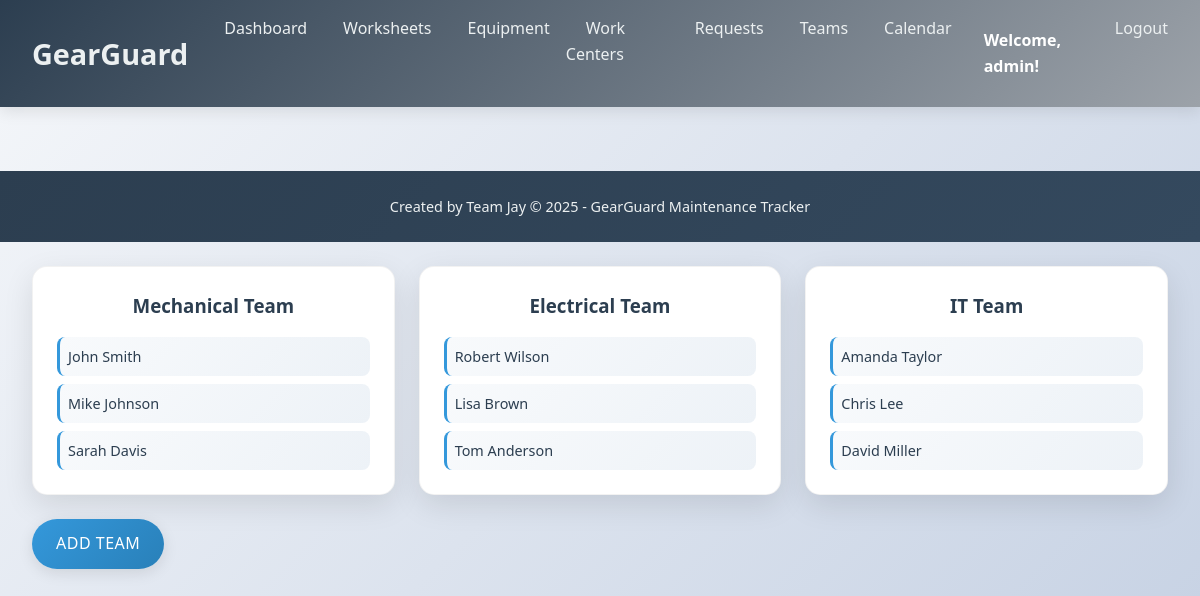
The page /teams (signed in) on the database its author committed.
### models.py (models this page shows, shortened)
class User(db.Model):
    __tablename__ = 'users'
    id = db.Column(db.Integer, primary_key=True)
    username = db.Column(db.String(80), unique=True, nullable=False)
    email = db.Column(db.String(120), unique=True, nullable=False)
    password_hash = db.Column(db.String(120), nullable=False)
    role = db.Column(db.String(20), default='user')  # admin, manager, user
    created_at = db.Column(db.DateTime, default=datetime.utcnow)

class MaintenanceTeam(db.Model):
    __tablename__ = 'maintenance_teams'
    id = db.Column(db.Integer, primary_key=True)
    name = db.Column(db.String(100), nullable=False)
    members = db.Column(db.Text)  # Comma-separated list of technician names

### app.py (the view)
@app.route('/teams')
@login_required
def teams_list():
    teams = MaintenanceTeam.query.all()
    return render_template('teams.html', teams=teams)

### app.py (called while the page is built)
@app.context_processor
def inject_now():
    return {'now': dt.utcnow}

def login_required(f):
    @wraps(f)
    def decorated_function(*args, **kwargs):
        if 'user_id' not in session:
            flash('Please log in to access this page.', 'error')
            return redirect(url_for('login'))
        return f(*args, **kwargs)
    return decorated_function

@app.context_processor
def inject_user():
    user_id = session.get('user_id')
    if user_id:
        user = User.query.get(user_id)
        return {'current_user': user}
    return {'current_user': None}

### templates/teams.html (shortened to what this page needs)
<!DOCTYPE html>
<html lang="en">
<head>
    <link rel="stylesheet" href="{{ url_for('static', filename='style.css') }}">
</head>
<body>
    {% include 'base.html' %}
    <div class="container">
        <div class="teams-grid">
            {% for team in teams %}
            <div class="team-card">
                <h3>{{ team.name }}</h3>
                <div class="team-members">
                    {% set members_list = team.members.split(',') %}
                    {% for member in members_list %}
                        <div class="team-member">{{ member.strip() }}</div>
                    {% endfor %}
                </div>
            </div>
            {% endfor %}
        </div>
        <div class="table-actions">
            <a href="{{ url_for('create_team') }}" class="btn btn-primary">Add Team</a>
        </div>
    </div>
</body>
</html>

### templates/base.html (shortened to what this page needs)
<!DOCTYPE html>
<html lang="en">
<head>
    <link rel="stylesheet" href="{{ url_for('static', filename='style.css') }}">
</head>
<body>
    <nav class="navbar">
        <div class="nav-container">
            <div class="nav-logo">
                <a href="{% if current_user %}{{ url_for('dashboard') }}{% else %}{{ url_for('login') }}{% endif %}"> GearGuard</a>
            </div>
            <ul class="nav-menu">
                {% if current_user %}
                <li class="nav-item">
                    <a href="{{ url_for('dashboard') }}" class="nav-link">Dashboard</a>
                </li>
                <li class="nav-item">
                    <a href="{{ url_for('worksheets') }}" class="nav-link">Worksheets</a>
                </li>
                <li class="nav-item">
                    <a href="{{ url_for('equipment_list') }}" class="nav-link">Equipment</a>
                </li>
                <li class="nav-item">
                    <a href="{{ url_for('workcenters_list') }}" class="nav-link">Work Centers</a>
                </li>
                <li class="nav-item">
                    <a href="{{ url_for('maintenance_requests') }}" class="nav-link">Requests</a>
                </li>
                <li class="nav-item">
                    <a href="{{ url_for('teams_list') }}" class="nav-link">Teams</a>
                </li>
                <li class="nav-item">
                    <a href="{{ url_for('calendar_view') }}" class="nav-link">Calendar</a>
                </li>
                <li class="nav-item">
                    <span class="nav-user">Welcome, {{ current_user.username }}!</span>
                </li>
                <li class="nav-item">
                    <a href="{{ url_for('logout') }}" class="nav-link">Logout</a>
                </li>
                {% endif %}
            </ul>
        </div>
    </nav>
    <main>
    </main>
    <footer class="footer">
        <div class="footer-content">
            <p>Created by Team Jay &copy; 2025 - GearGuard Maintenance Tracker</p>
        </div>
    </footer>
</body>
</html>

### static/style.css (style rules this page uses)
* { margin: 0; padding: 0; box-sizing: border-box; }
body { font-family: 'Segoe UI', Tahoma, Geneva, Verdana, sans-serif; background: linear-gradient(135deg, #f5f7fa 0%, #c3cfe2 100%); color: #2c3e50; line-height: 1.6; min-height: 100vh; }
.navbar { background: linear-gradient(135deg, #2c3e50 0%, #9ca2a9 100%); padding: 1rem 0; box-shadow: 0 4px 15px rgba(0,0,0,0.1); position: sticky; top: 0; z-index: 1000; }
.nav-container { max-width: 1200px; margin: 0 auto; display: flex; justify-content: space-between; align-items: center; padding: 0 2rem; }
.nav-logo a { color: #ecf0f1; font-size: 1.8rem; font-weight: bold; text-decoration: none; transition: color 0.3s ease; }
.nav-menu { display: flex; list-style: none; }
.nav-item { margin-left: 1rem; }
.nav-link { color: #ecf0f1; text-decoration: none; font-weight: 500; transition: all 0.3s ease; padding: 0.75rem 1.25rem; border-radius: 25px; position: relative; overflow: hidden; }
.nav-link::after { content: ''; position: absolute; bottom: 0; left: 50%; width: 0; height: 2px; background: #3498db; transition: all 0.3s ease; transform: translateX(-50%); }
.nav-user { color: white !important; font-weight: bold; padding: 0.75rem 1rem; display: inline-block; }
main { padding: 2rem 0; }
.container { max-width: 1200px; margin: 0 auto; padding: 0 2rem; }
.btn { display: inline-block; padding: 0.75rem 1.5rem; border: none; border-radius: 30px; text-decoration: none; cursor: pointer; font-size: 1rem; font-weight: 500; transition: all 0.3s ease; margin-right: 0.5rem; margin-bottom: 0.5rem; box-shadow: 0 4px 15px rgba(0,0,0,0.1); text-transform: uppercase; letter-spacing: 0.5px; }
.btn-primary { background: linear-gradient(135deg, #3498db 0%, #2980b9 100%); color: white; }
.table-actions { margin-top: 1.5rem; }
.teams-grid { display: grid; grid-template-columns: repeat(auto-fill, minmax(300px, 1fr)); gap: 1.5rem; margin-top: 1.5rem; }
.team-card { background: white; border-radius: 15px; padding: 1.5rem; box-shadow: 0 10px 30px rgba(0,0,0,0.1); border: 1px solid rgba(0,0,0,0.05); transition: transform 0.3s ease; }
.team-card h3 { margin: 0 0 1rem 0; color: #2c3e50; text-align: center; }
.team-members { display: flex; flex-direction: column; gap: 0.5rem; }
.team-member { padding: 0.5rem; background: linear-gradient(135deg, #f8fafc 0%, #edf2f7 100%); border-radius: 8px; font-size: 0.9rem; border-left: 3px solid #3498db; }
.footer { background: linear-gradient(135deg, #2c3e50 0%, #34495e 100%); color: white; text-align: center; padding: 1.5rem 0; margin-top: auto; }
.footer-content p { margin: 0; font-size: 0.9rem; color: #ecf0f1; }

### rows shown on the page
User: username "admin"
MaintenanceTeam: name "Mechanical Team", strip "John Smith" "Mike Johnson" "Sarah Davis"
MaintenanceTeam: name "Electrical Team", strip "Robert Wilson" "Lisa Brown" "Tom Anderson"
MaintenanceTeam: name "IT Team", strip "Amanda Taylor" "Chris Lee" "David Miller"
